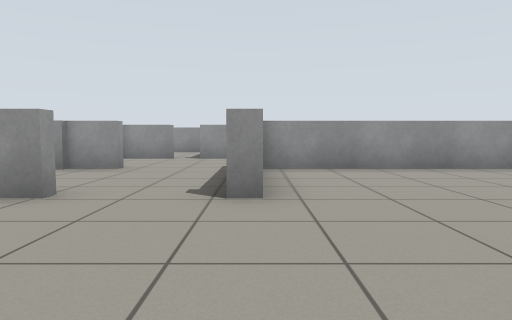
view 1 (above)

24 first-person views from a walk through a robot-simulator world made for Gazebo. The camera is 0.72 m above the floor, tilts 4° down and sees 70° across. The floor is counted in squares, 1 m on a side. Each view is taken from the middle of a square. On the plan, view 1 faces up. The plan holds only what a view shows up to about 11 squares ahead; the rest is blank. The place goes on beyond the plan.

view 2
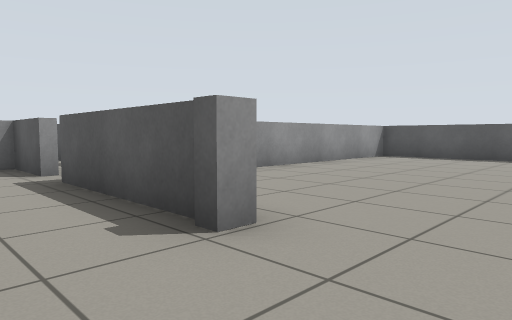

view 3
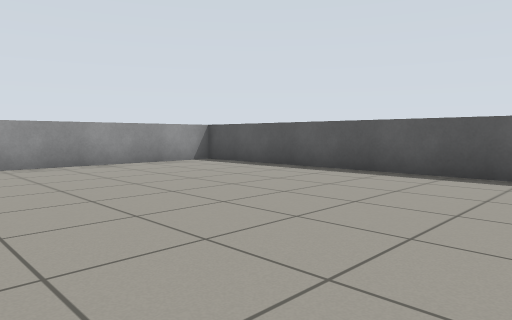

view 4
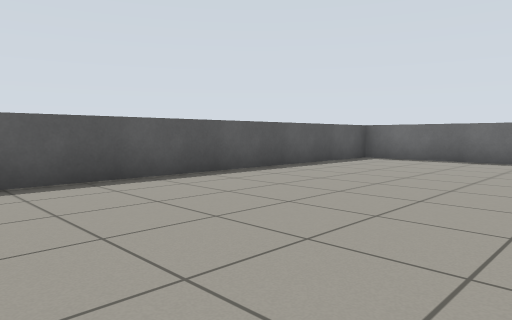

view 5
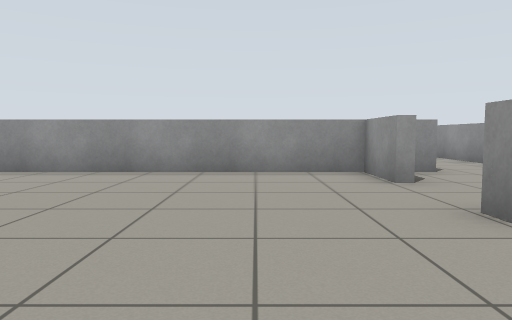

view 6
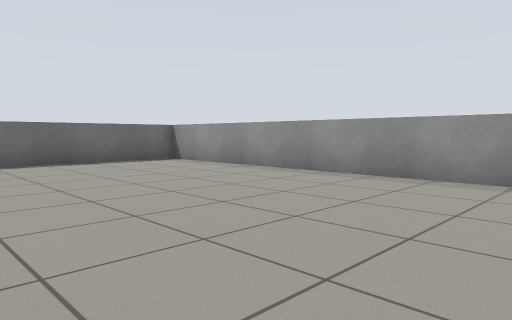

view 7
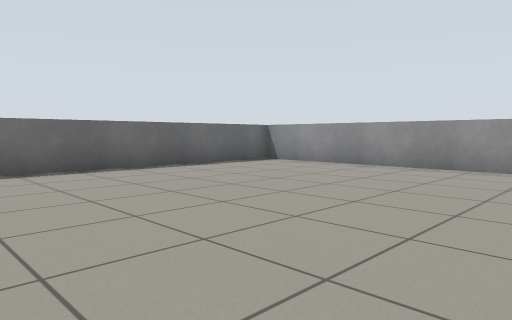

view 8
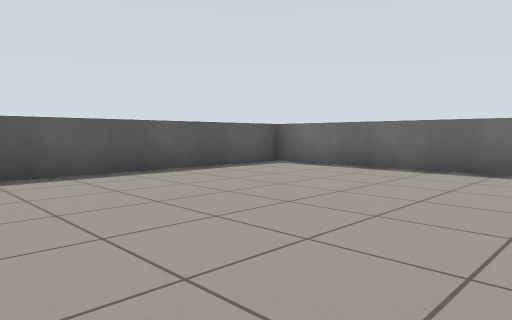

view 9
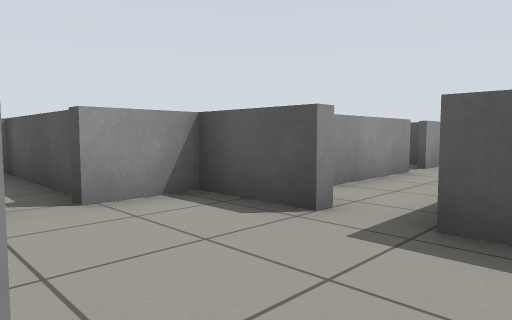

view 10
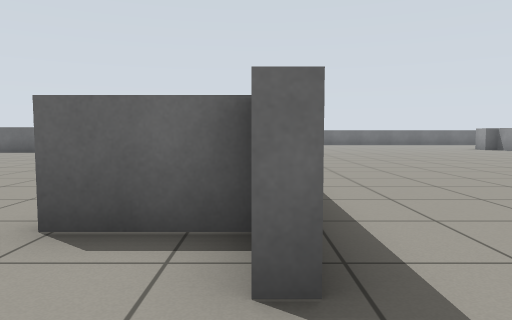

view 11
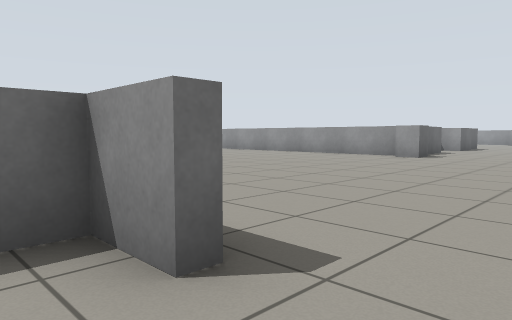

view 12
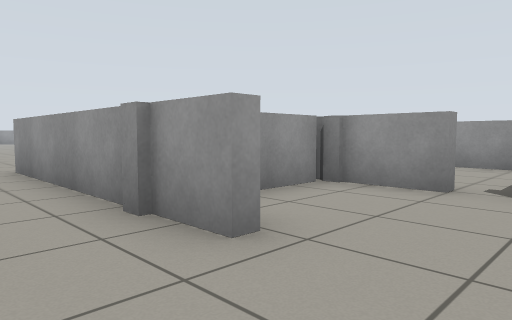

view 13
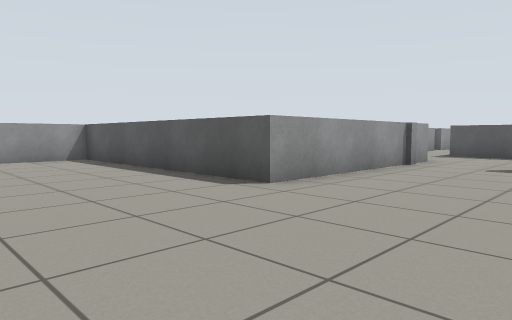

view 14
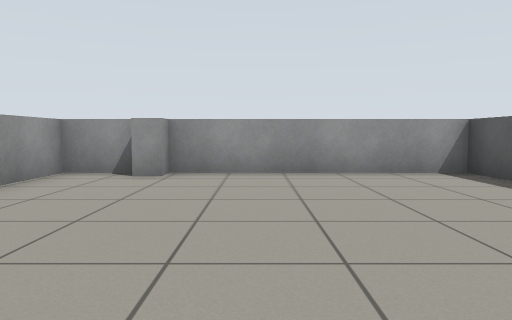

view 15
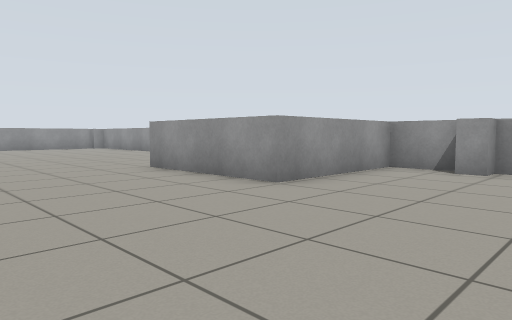

view 16
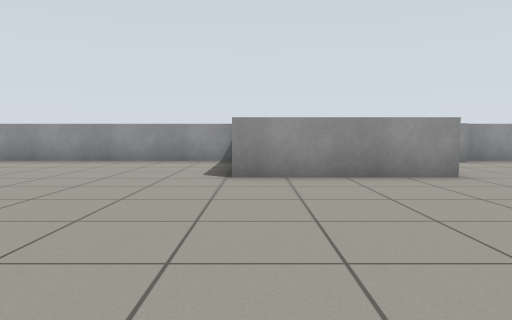

view 17
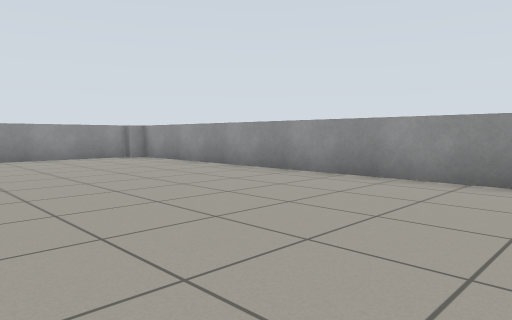

view 18
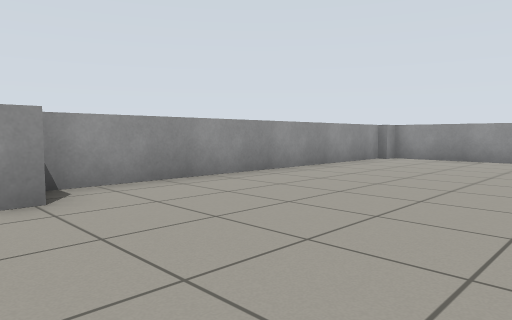

view 19
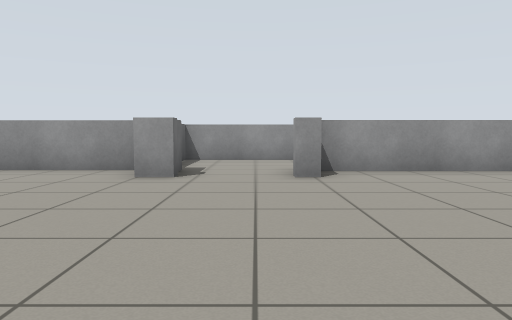

view 20
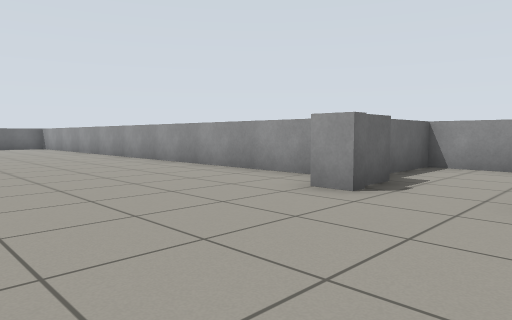

view 21
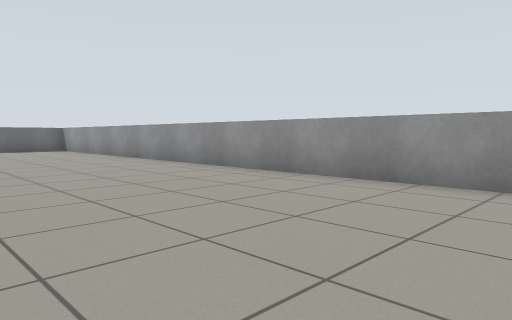

view 22
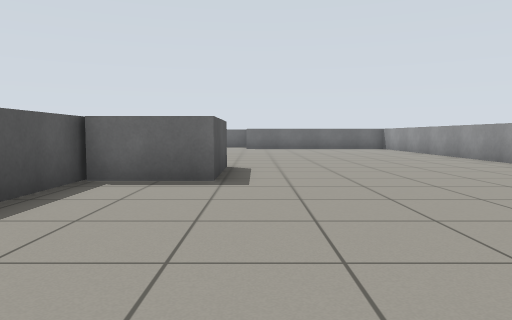

view 23
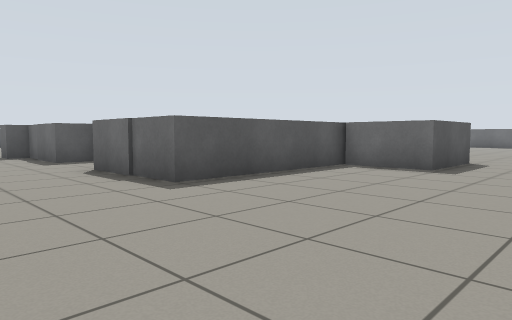

view 24
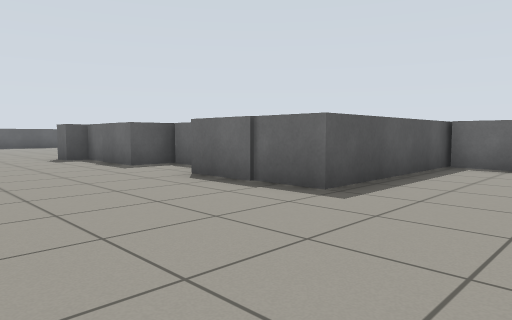

### Floor plan
Key: @ floor where view 1 was taken; # wall or solid block; x gap in a wall; . floor; = window, fence, low wall or low ledge.
Columns run from 36 left of view 1 to 10 right of it. Each row starts with its distance up from view 1.
 15     ============   =========    ===
 14     =...........   #.......=     .==
 13     =...........   #.......=     . =#=
 12     =...........  ##.......=     .== =
 11     =...........====.......=   ===.==    #=
 10     =......................=   #....= =====
  9     =.... .................=#  #....x....
  8     =....     .............=####==..===========
  7     =.....    ..... ................=.........=
  6     =.............     .............=.........=
  5 =...==............. ............=...=.........=
  4 =...............................==..=.........=
  3 =...............................=.............=
  2  ===#=.......===..===# .........=.............=
  1    =.........##  =##    ........=.............=
  0    =.........#           .......=...@.........=
 -1    =.........#            ..... =.............=
 -2    =.........#            ..... =.............=
 -3    =.......###           ...... =.............=
 -4    =.......#             ...... =.............=
 -5    =.......=                    =.............=
 -6    =........                    =.............=
 -7    =........                    =.............=
 -8    =........                    ===============

Where each view was taken, in squares from view 1:
view 1: 0 up, 0 right, facing up
view 2: 2 up, 2 left, facing up-right
view 3: 1 down, 3 right, facing up-right
view 4: 3 up, 4 right, facing down-right
view 5: 2 up, 3 right, facing left
view 6: 2 up, 2 right, facing down-left
view 7: 0 up, 4 right, facing down-left
view 8: 0 up, 3 right, facing down-right
view 9: 7 up, 3 left, facing up-right
view 10: 7 up, 4 left, facing down
view 11: 7 up, 3 left, facing down-left
view 12: 6 up, 1 left, facing up-left
view 13: 4 up, 13 left, facing up-right
view 14: 8 up, 13 left, facing up
view 15: 7 up, 13 left, facing up-left
view 16: 5 up, 20 left, facing up
view 17: 9 up, 21 left, facing up-left
view 18: 4 up, 27 left, facing up-left
view 19: 4 up, 25 left, facing left
view 20: 5 up, 27 left, facing down-left
view 21: 2 up, 27 left, facing down-left
view 22: 3 up, 26 left, facing down
view 23: 5 up, 28 left, facing down-right
view 24: 6 up, 26 left, facing down-right
